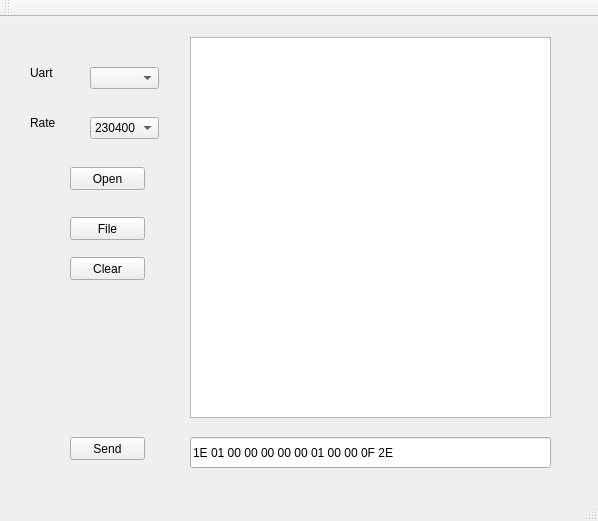
<?xml version="1.0" encoding="UTF-8"?>
<ui version="4.0">
 <class>UartToolClass</class>
 <widget class="QMainWindow" name="UartToolClass">
  <property name="geometry">
   <rect>
    <x>0</x>
    <y>0</y>
    <width>598</width>
    <height>521</height>
   </rect>
  </property>
  <property name="windowTitle">
   <string>UartTool</string>
  </property>
  <widget class="QWidget" name="centralWidget">
   <widget class="QComboBox" name="comboBox_portName">
    <property name="geometry">
     <rect>
      <x>90</x>
      <y>50</y>
      <width>69</width>
      <height>22</height>
     </rect>
    </property>
   </widget>
   <widget class="QComboBox" name="comboBox_baudRate">
    <property name="geometry">
     <rect>
      <x>90</x>
      <y>100</y>
      <width>69</width>
      <height>22</height>
     </rect>
    </property>
    <item>
     <property name="text">
      <string>230400</string>
     </property>
    </item>
    <item>
     <property name="text">
      <string>9600</string>
     </property>
    </item>
    <item>
     <property name="text">
      <string>19200</string>
     </property>
    </item>
    <item>
     <property name="text">
      <string>38400</string>
     </property>
    </item>
    <item>
     <property name="text">
      <string>115200</string>
     </property>
    </item>
   </widget>
   <widget class="QLabel" name="label">
    <property name="geometry">
     <rect>
      <x>30</x>
      <y>50</y>
      <width>54</width>
      <height>12</height>
     </rect>
    </property>
    <property name="text">
     <string>Uart</string>
    </property>
   </widget>
   <widget class="QLabel" name="label_2">
    <property name="geometry">
     <rect>
      <x>30</x>
      <y>100</y>
      <width>54</width>
      <height>12</height>
     </rect>
    </property>
    <property name="text">
     <string>Rate</string>
    </property>
   </widget>
   <widget class="QPushButton" name="pushButton_comopen">
    <property name="geometry">
     <rect>
      <x>70</x>
      <y>150</y>
      <width>75</width>
      <height>23</height>
     </rect>
    </property>
    <property name="text">
     <string>Open</string>
    </property>
   </widget>
   <widget class="QPushButton" name="pushButton_send">
    <property name="geometry">
     <rect>
      <x>70</x>
      <y>420</y>
      <width>75</width>
      <height>23</height>
     </rect>
    </property>
    <property name="text">
     <string>Send</string>
    </property>
   </widget>
   <widget class="QTextBrowser" name="textEdit_read">
    <property name="geometry">
     <rect>
      <x>190</x>
      <y>20</y>
      <width>361</width>
      <height>381</height>
     </rect>
    </property>
   </widget>
   <widget class="QLineEdit" name="lineEdit_write">
    <property name="geometry">
     <rect>
      <x>190</x>
      <y>420</y>
      <width>361</width>
      <height>31</height>
     </rect>
    </property>
    <property name="text">
     <string>1E 01 00 00 00 00 00 01 00 00 0F 2E</string>
    </property>
   </widget>
   <widget class="QPushButton" name="pushButton_OpenBin">
    <property name="geometry">
     <rect>
      <x>70</x>
      <y>200</y>
      <width>75</width>
      <height>23</height>
     </rect>
    </property>
    <property name="text">
     <string>File</string>
    </property>
   </widget>
   <widget class="QPushButton" name="pushButton_ClearBin">
    <property name="geometry">
     <rect>
      <x>70</x>
      <y>240</y>
      <width>75</width>
      <height>23</height>
     </rect>
    </property>
    <property name="text">
     <string>Clear</string>
    </property>
   </widget>
  </widget>
  <widget class="QMenuBar" name="menuBar">
   <property name="geometry">
    <rect>
     <x>0</x>
     <y>0</y>
     <width>598</width>
     <height>23</height>
    </rect>
   </property>
  </widget>
  <widget class="QToolBar" name="mainToolBar">
   <attribute name="toolBarArea">
    <enum>TopToolBarArea</enum>
   </attribute>
   <attribute name="toolBarBreak">
    <bool>false</bool>
   </attribute>
  </widget>
  <widget class="QStatusBar" name="statusBar"/>
 </widget>
 <layoutdefault spacing="6" margin="11"/>
 <resources>
  <include location="UartTool.qrc"/>
 </resources>
 <connections/>
</ui>
